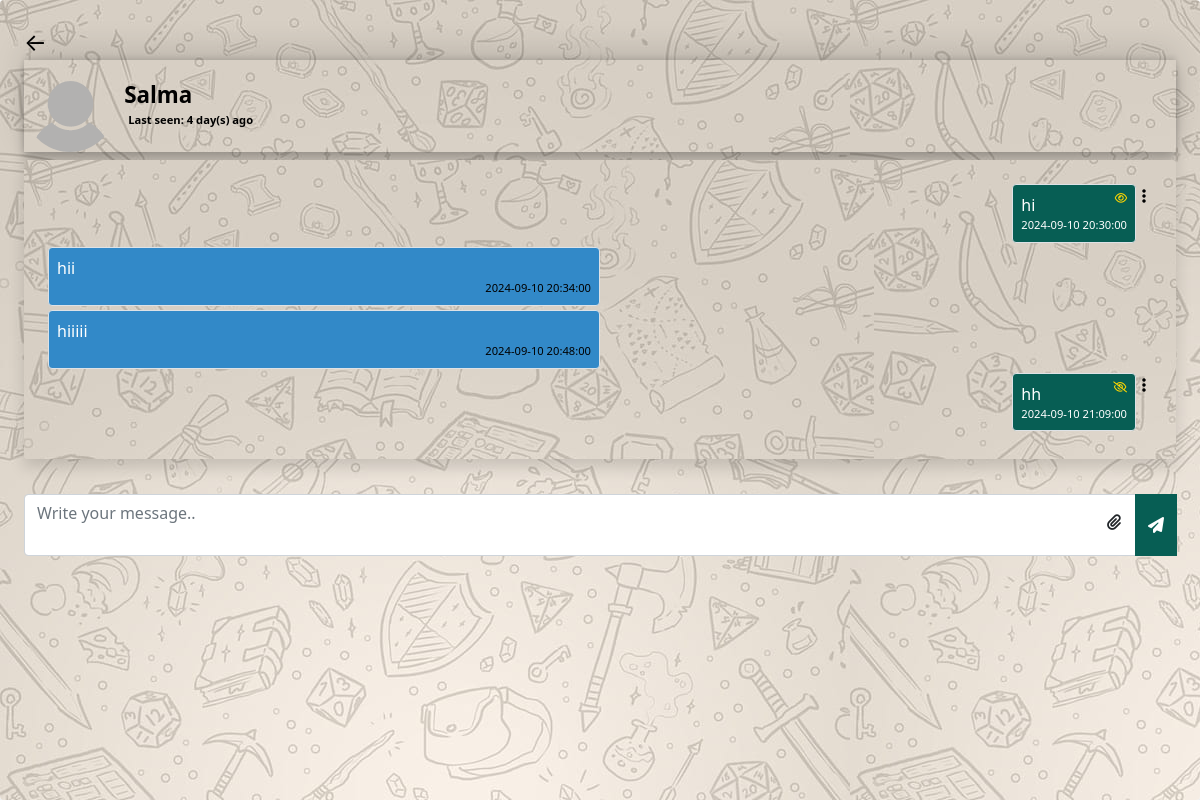
Page /chat.php?user=22 (signed in) on the earlier database version.
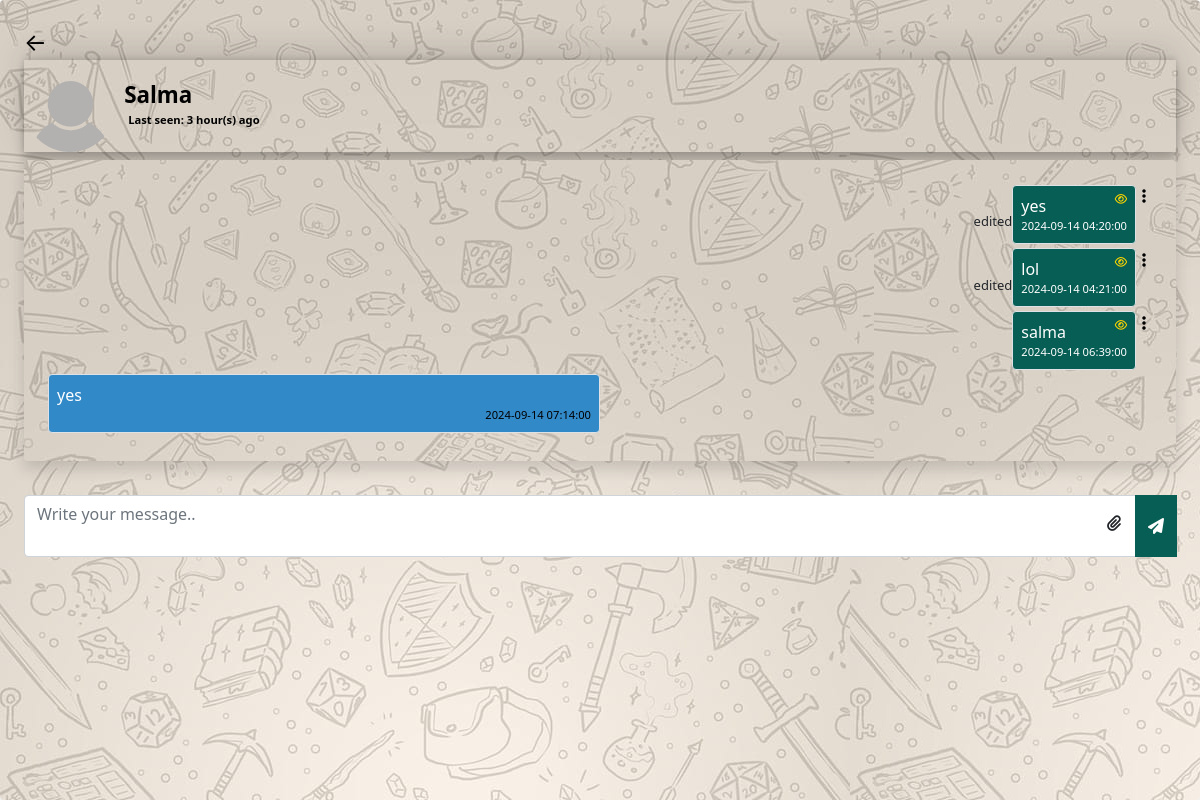
Same page on the later database version.
### tables this page shows
CREATE TABLE `user` (
  `user_id` int(11) NOT NULL,
  `first_name` varchar(250) NOT NULL,
  `last_name` varchar(250) NOT NULL,
  `password` varchar(250) NOT NULL,
  `email` varchar(250) NOT NULL,
  `phone_number` varchar(11) NOT NULL,
  `plan_id` int(11) NOT NULL,
  `role_id` int(11) NOT NULL,
  `image` longtext NOT NULL,
  `last_seen` datetime NOT NULL DEFAULT current_timestamp(),
  `join_date` date NOT NULL DEFAULT current_timestamp()
);

CREATE TABLE `chats` (
  `chat_id` int(11) NOT NULL,
  `from_user` int(11) NOT NULL,
  `to_user` int(11) NOT NULL,
  `message` text NOT NULL,
  `opened` tinyint(4) NOT NULL DEFAULT 0,
  `created_at` datetime NOT NULL DEFAULT current_timestamp(),
  `star` tinyint(4) NOT NULL DEFAULT 0,
  `edited` tinyint(4) NOT NULL DEFAULT 0,
  `file` longtext DEFAULT NULL
);

### app/helpers/user.php (called while the page is built, shortened)
<?php
function getUser($user_id, $connect) {
  $user_id = mysqli_real_escape_string($connect, $user_id);
  $select_user_data = "SELECT * FROM `user` WHERE `user_id` = $user_id";
  $run_select_user_data = mysqli_query($connect, $select_user_data);
  if (mysqli_num_rows($run_select_user_data) === 1) {
    $user = mysqli_fetch_assoc($run_select_user_data);
    return $user;
  }
}

### app/helpers/timeAgo.php (called while the page is built, shortened)
<?php
function last_seen($date_time){
   $timestamp = strtotime($date_time);
   $strTime = array("second", "minute", "hour", "day", "month", "year");
   $length = array("60","60","24","30","12","10");
   $currentTime = time();
   if($currentTime >= $timestamp) {
		$diff     = time()- $timestamp;
		for($i = 0; $diff >= $length[$i] && $i < count($length)-1; $i++) {
		$diff = $diff / $length[$i];
		}
		$diff = round($diff);
		if ($diff < 59 && $strTime[$i] == "second") {
			return 'Active';
		}else {
			return $diff . " " . $strTime[$i] . "(s) ago ";
		}
   }
}

### app/helpers/chat.php (called while the page is built)
<?php
function getChats($id_1, $id_2, $connect){
    $select_chats = "SELECT * FROM chats
            WHERE (from_user = $id_1 AND to_user = $id_2)
            OR    (to_user = $id_1 AND from_user = $id_2)
            ORDER BY chat_id ASC";
    $result = mysqli_query($connect, $select_chats);
    if (mysqli_num_rows($result) > 0) {
        $chats = [];
        while($row = mysqli_fetch_assoc($result)) {
            $chats[] = $row;
        }
        return $chats;
    }
}

### chat.php (the view, shortened to what this page needs)
<?php
include 'connection.php';
  if (isset($_SESSION['user_id'])) {
  	include 'app/helpers/user.php';
  	include 'app/helpers/chat.php';
  	include 'app/helpers/timeAgo.php';
  	$chatWith = getUser($_GET['user'], $connect);
  	$chats = getChats($_SESSION['user_id'], $chatWith['user_id'], $connect);
?>
<!DOCTYPE html>
<html lang="en">
<head>
	<link href="https://cdn.jsdelivr.net/npm/bootstrap@5.0.1/dist/css/bootstrap.min.css" rel="stylesheet">
	<link rel="stylesheet"
	      href="./css/chat.css">
	<link rel="stylesheet" href="https://cdnjs.cloudflare.com/ajax/libs/font-awesome/6.6.0/css/all.min.css" />	<script src="https://ajax.googleapis.com/ajax/libs/jquery/3.7.1/jquery.min.js"></script>
</head>
<body class="d-flex
             justify-content-center
             align-items-center
             vh-100">
    <div class="w-400 shadow p-4 rounded " id="bigdiv">
    	<a href="home.php"
    	   class="fs-4 link-dark">&#8592;</a>
    	   <div class="d-flex align-items-center" id="frstdiv">
    	   	  <img src="./img/profile/<?=$chatWith['image']?>"
    	   	       class="w-15 rounded-circle">
               <h3 class="display-4 fs-sm m-2">
               	  <?=$chatWith['first_name']?> <br>
               	  <div class="d-flex
               	              align-items-center"
               	        title="online">
               	    <?php
                        if (last_seen($chatWith['last_seen']) == "Active") {
               	    ?>
               	        <div class="online"></div>
               	        <small class="d-block p-1">Online</small>
               	  	<?php }else{ ?>
               	         <small class="d-block p-1">
               	         	Last seen:
               	         	<?=last_seen($chatWith['last_seen'])?>
               	         </small>
               	  	<?php } ?>
               	  </div>
               </h3>
    	   </div>
    	   <div class="shadow p-4 rounded
    	               d-flex flex-column
    	               mt-2 chat-box"
    	        id="chatBox">
    	        <?php
                     if (!empty($chats)) {
                     foreach($chats as $chat){
                     	if($chat['from_user'] == $_SESSION['user_id'])
                     	{ ?>
						<?php if(!empty($chat['file'])){?>
						<div style="display: flex; justify-content: end;">
							<?php if($chat['edited'] == 1){ ?>
								<p class="edittxt">edited</p>
							<?php } ?>
							<p class="rtext align-self-end border rounded p-2 mb-1">
								<?=$chat['message']?>
								<?php if($chat ['opened'] == 0){ ?>
									<i class="fa-regular fa-eye-slash" id="eyeicon"></i>
								<?php }else{ ?>
									<i class="fa-regular fa-eye" id="eyeicon"></i>
								<?php }?>
								<small class="d-block">
									<?=$chat['created_at']?>
								</small>
								<a href="./img/chat file/<?= htmlspecialchars($chat['file']) ?>" target="_blank">open file</a>
								<?php
									$currentTime = date('Y-m-d H:i:s');
									$current_num = strtotime($currentTime);
									$created_num = strtotime($chat['created_at']);
								?>
								<div class="dropdown d-inline">
									<button class="fa-solid fa-ellipsis-vertical" type="submit" id="dropdownMenuButton1" data-bs-toggle="dropdown" aria-expanded="false"></button>
									<ul class="dropdown-menu" aria-labelledby="dropdownMenuButton1">
										<?php if(($current_num - $created_num) < (60 * 90)) { ?>
											<li><a class="dropdown-item edit-message" data-id="<?=$chat['chat_id']?>" href="javascript:void()">Edit</a></li>
										<?php } ?>
										<li><a class="dropdown-item delete-message" data-id="<?=$chat['chat_id']?>" href="javascript:void()">Delete</a></li>
									</ul>
								</div>
							</p>
						</div>
						<?php }else{?>
							<div style="display: flex; justify-content: end;">
							<?php if($chat['edited'] == 1){ ?>
								<p class="edittxt">edited</p>
							<?php } ?>
							<p class="rtext align-self-end border rounded p-2 mb-1">
								<?=$chat['message']?>
								<?php if($chat ['opened'] == 0){ ?>
									<i class="fa-regular fa-eye-slash" id="eyeicon"></i>
								<?php }else{ ?>
									<i class="fa-regular fa-eye" id="eyeicon"></i>
								<?php }?>
								<small class="d-block" id="scndtxt">
									<?=$chat['created_at']?>
								</small>
								<div class="dropdown d-inline">
									<button class="fa-solid fa-ellipsis-vertical" type="submit" id="dropdownMenuButton1" data-bs-toggle="dropdown" aria-expanded="false"></button>
								</div>
							</p>
						</div>
						<?php } ?>
                    <?php }else{ ?>
					<p class="ltext border
					         rounded p-2 mb-1">
					    <?=$chat['message']?>
					    <small class="d-block">
					    	<?=$chat['created_at']?>
					    </small>
					</p>
                    <?php }
                     }
    	   	} ?>
    	   </div>
			<div class="txtdiv">
			<form class="input-group mb-3" id="chatForm" enctype="multipart/form-data">
    	   	   <textarea cols="3"
    	   	             id="message"
    	   	             class="form-control" placeholder="Write your message.."></textarea>
    	       <button class="btn btn-primary"
    	   	           id="sendBtn">
    	   	   	  <i class="fa fa-paper-plane"></i>
    	   	   </button>
				  <label for="file"><i class="fa-solid fa-paperclip" id="icon"></i></i></label>
			</form>
			</div>
    </div>
<script src="https://cdn.jsdelivr.net/npm/bootstrap@5.3.3/dist/js/bootstrap.bundle.min.js"></script> </body>
</html>
<?php
    }else{
		header("location:index.php");
		exit;
	}
?>

### css/chat.css (style rules this page uses)
.vh-100 { min-height: 100vh; }
.w-400 { width: 80%; }
a { text-decoration: none; }
.w-15 { width: 15%; }
.fs-sm { font-size: 1.4rem; }
small { color: black; font-size: 0.7rem; text-align: right; }
.chat-box { overflow-y: auto; overflow-x: hidden; max-height: 50vh; background-image: url(../img/desktop-wallpaper-message-background-whatsapp-message-background.jpg); }
.rtext { width: auto; background: #075E54; color: white; max-width: 50%; }
.ltext { width: auto; background: #3289c8; color: #fff; max-width: 50%; }
textarea { resize: none; }
a { color: #34B7F1; }
h3 { color: black; }
#frstdiv { box-shadow: rgba(255, 255, 255, 0) 10px 20px 54px 55px, rgba(0, 0, 0, 0.12) 0px -12px 30px, rgba(0, 0, 0, 0.12) 0px 4px 6px, rgba(0, 0, 0, 0.17) 0px 12px 13px, rgba(0, 0, 0, 0.09) 0px -3px 5px; }
#bigdiv { background-image: url(../img/desktop-wallpaper-message-background-whatsapp-message-background.jpg); height: 100%; width: 100%; }
.link-dark { color: white; }
#icon { margin-left: -6%; position: absolute; margin-top: 20px; }
button#dropdownMenuButton1 { background: none; color: black; border: none; }
.input-group .btn { position: relative; z-index: 2; background-color: #075E54; border-color: #075E54; }
.w-15 { width: 8%; }
.rounded-circle { border-radius: 50% !important; }
img, svg { vertical-align: middle; height: 80%; }
.txtdiv { margin-top: 3%; }
.link-dark { color: black; }
#scndtxt { color: white; }
.edittxt { font-size: 13px; margin-top: 28px; }
#eyeicon { color: gold; font-size: 11px; float: inline-end; }
.fs-sm { font-size: 1.4rem; font-weight: bold; }

Differences in the rows shown:
removed chats: message "hi", opened 1 (drawn), created_at "2024-09-10 20:30:00"
removed chats: message "hii", created_at "2024-09-10 20:34:00"
removed chats: message "hiiiii", created_at "2024-09-10 20:48:00"
removed chats: message "hh", opened 0 (drawn), created_at "2024-09-10 21:09:00"
changed user "Salma": last_seen "4 day(s) ago" → "3 hour(s) ago"
added chats: edited "edited", message "yes", opened 1 (drawn), created_at "2024-09-14 04:20:00"
added chats: edited "edited", message "lol", opened 1 (drawn), created_at "2024-09-14 04:21:00"
added chats: message "salma", opened 1 (drawn), created_at "2024-09-14 06:39:00"
added chats: message "yes", created_at "2024-09-14 07:14:00"
